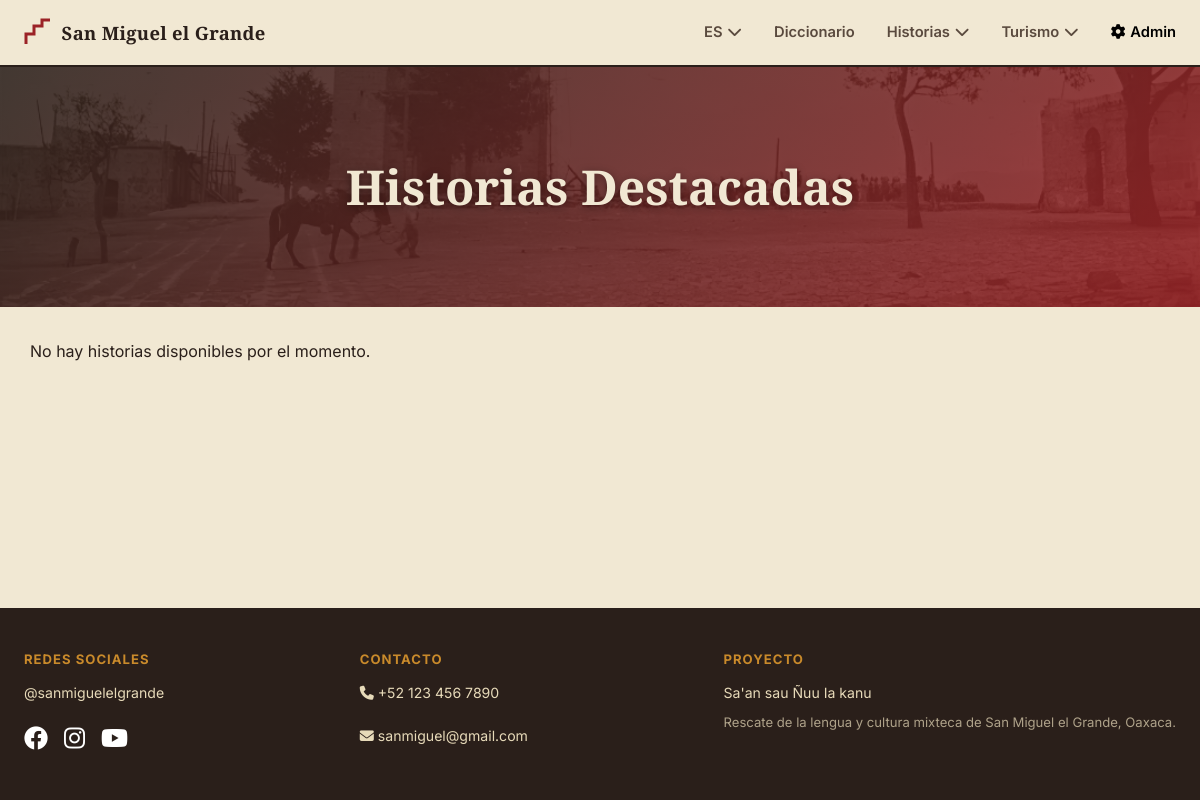
Page /historias on the earlier database version.
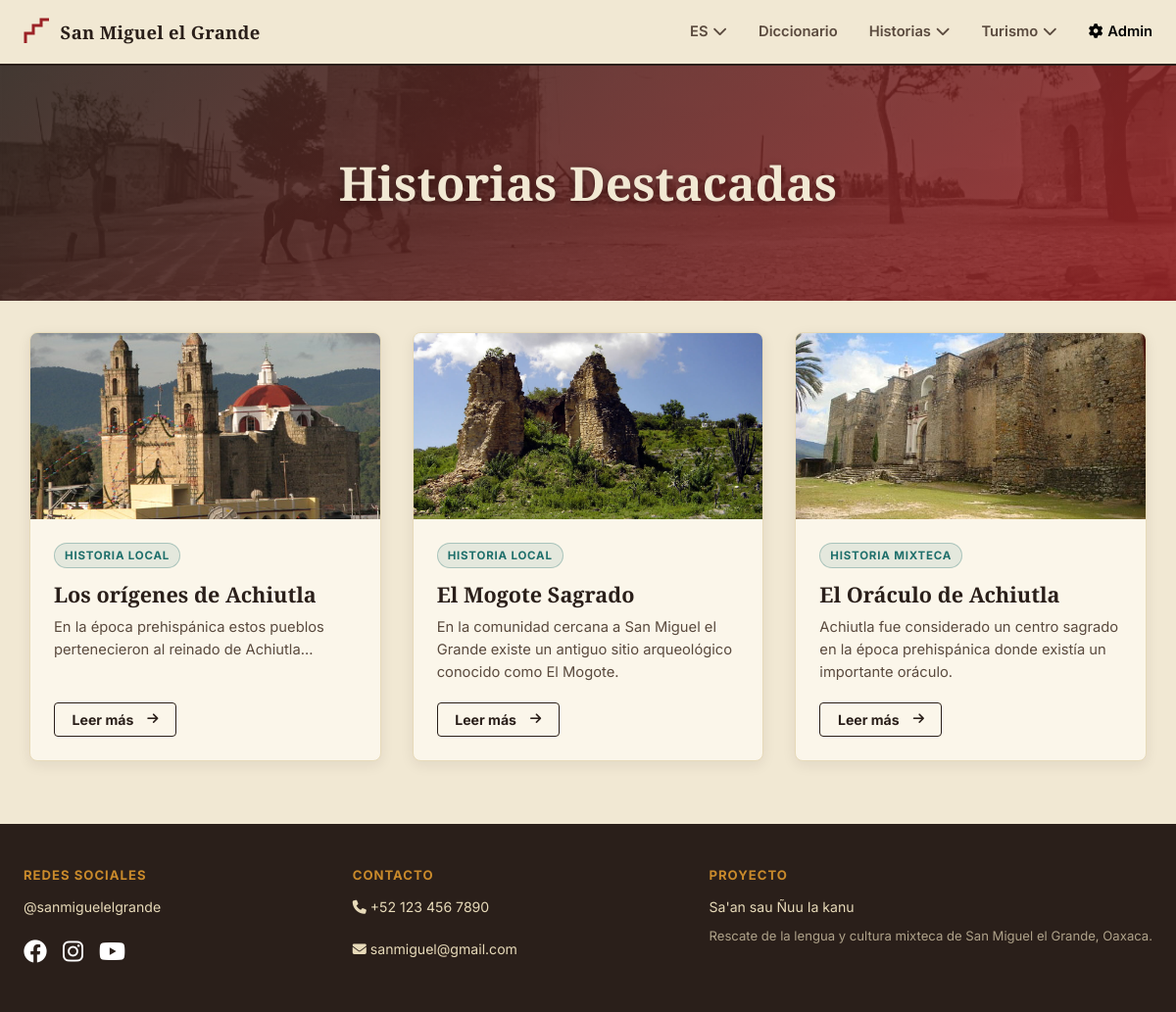
Same page on the later database version.
### tables this page shows
CREATE TABLE `historias` (
  `id` INT(11) NOT NULL AUTO_INCREMENT,
  `titulo` VARCHAR(255) NOT NULL,
  `tipo` ENUM('historia','leyenda','mito') NOT NULL DEFAULT 'historia',
  `resumen` VARCHAR(500) DEFAULT NULL,
  `contenido` TEXT NOT NULL,
  `etiqueta` VARCHAR(50) DEFAULT NULL,
  `creado_en` TIMESTAMP DEFAULT CURRENT_TIMESTAMP,
  PRIMARY KEY (`id`)
);

### app/controllers/HistoriasController.php (called while the page is built, shortened)
<?php
require_once 'app/models/HistoriasModel.php';
class HistoriasController {
    public function index() {
        global $basePath;
        $model = new HistoriasModel();
        $datos = $model->getHistoriasConImagenes();
        $historias = $datos['historias'];
        require_once 'app/views/layout/header.php';
        require_once 'app/views/Historias.php';
        require_once 'app/views/layout/footer.php';
    }
}
?>

### app/config/Database.php (called while the page is built, shortened)
<?php
class Database {
    private $host;
    private $port;
    private $db_name;
    private $username;
    private $password;
    public function __construct() {
        $envHost = getenv('DB_HOST');
        $envPort = getenv('DB_PORT');
        $envDb   = getenv('DB_NAME');
        $envUser = getenv('DB_USER');
        $envPass = getenv('DB_PASS');
        $this->host     = ($envHost !== false && $envHost !== '') ? $envHost : ($_ENV['DB_HOST'] ?? 'localhost');
        $this->port     = ($envPort !== false && $envPort !== '') ? (int)$envPort : (int)($_ENV['DB_PORT'] ?? 3306);
        $this->db_name  = ($envDb   !== false && $envDb   !== '') ? $envDb   : ($_ENV['DB_NAME'] ?? 'mixteco_db');
        $this->username = ($envUser !== false && $envUser !== '') ? $envUser : ($_ENV['DB_USER'] ?? 'root');
        $this->password = ($envPass !== false) ? $envPass : ($_ENV['DB_PASS'] ?? '');
    }
    public function getConnection() {
        $this->conn = null;
        try {
            $dsn = sprintf('mysql:host=%s;port=%d;dbname=%s;charset=utf8mb4', $this->host, $this->port, $this->db_name);
            $options = [
                PDO::ATTR_ERRMODE => PDO::ERRMODE_EXCEPTION,
                PDO::ATTR_DEFAULT_FETCH_MODE => PDO::FETCH_ASSOC,
                PDO::ATTR_EMULATE_PREPARES => false,
            ];
            $this->conn = new PDO($dsn, $this->username, $this->password, $options);
        } catch (PDOException $e) {
            exit("Error crítico de conexión a MySQL (" . htmlspecialchars($this->host) . ":" . $this->port . "): " . htmlspecialchars($e->getMessage()));
        }
        return $this->conn;
    }
}
?>

### app/models/historiasModel.php (called while the page is built)
<?php
require_once 'app/config/Database.php';
class HistoriasModel {
    private $db;
    public function __construct() {
        $database = new Database();
        $this->db = $database->getConnection();
    }
    public function getHistoriasConImagenes() {
        $sql = "SELECT h.*,
                       (SELECT url_imagen FROM historias_imagenes hi WHERE hi.historia_id = h.id LIMIT 1) as imagen_principal,
                       GROUP_CONCAT(hi2.url_imagen SEPARATOR '||') as galeria
                FROM historias h
                LEFT JOIN historias_imagenes hi2 ON h.id = hi2.historia_id
                GROUP BY h.id";
        $stmt = $this->db->prepare($sql);
        $stmt->execute();
        $resultados = $stmt->fetchAll(PDO::FETCH_OBJ);
        $historias = [];
        $leyendas = [];
        foreach ($resultados as $row) {
            $galeriaArray = $row->galeria ? explode('||', $row->galeria) : [];
            $item = [
                'id' => $row->id,
                'titulo' => $row->titulo,
                'tipo' => $row->tipo,
                'resumen' => $row->resumen,
                'contenido' => $row->contenido,
                'etiqueta' => $row->etiqueta,
                'imagen_principal' => $row->imagen_principal,
                'galeria' => $galeriaArray
            ];
            if ($row->tipo === 'historia') {
                $historias[] = $item;
            } else {
                $leyendas[] = $item;
            }
        }
        return [
            'historias' => $historias,
            'leyendas' => $leyendas
        ];
    }
}
?>

### app/views/Historias.php (the view, shortened to what this page needs)
<?php
$historias = isset($historias) ? $historias : [];
function esc_historia($value) {
    return htmlspecialchars($value ?? '', ENT_QUOTES, 'UTF-8');
}
function historia_img_url($url, $basePath = '') {
    if (strpos($url, '/public/') === 0) {
        return $basePath . $url;
    }
    return $url;
}
?>
<main class="historias-main">
    <header class="hero-historias">
        <h1 class="hero-title">Historias Destacadas</h1>
    </header>
    <div class="container container-historias">
        <div id="historias-container" class="historias-grid">
            <?php if (!empty($historias)): ?>
                <?php foreach ($historias as $item): ?>
                    <article class="historia-card" style="cursor: pointer;" onclick='abrirModal(<?= json_encode($item, JSON_HEX_APOS | JSON_HEX_QUOT) ?>)'>
                        <div class="historia-img-container">
                            <img src="<?= esc_historia(historia_img_url($item['imagen_principal'], $basePath)) ?>" alt="<?= esc_historia($item['titulo']) ?>">
                        </div>
                        <div class="historia-content">
                            <span class="historia-tag tag-historia"><?= esc_historia($item['etiqueta'] ?: 'Historia') ?></span>
                            <h3 class="historia-card-title"><?= esc_historia($item['titulo']) ?></h3>
                            <p class="historia-text"><?= esc_historia($item['resumen']) ?></p>
                            <button class="btn-ghost" type="button">
                                Leer más <i class="fas fa-arrow-right"></i>
                            </button>
                        </div>
                    </article>
                <?php endforeach; ?>
            <?php else: ?>
                <p>No hay historias disponibles por el momento.</p>
            <?php endif; ?>
        </div>
    </div>
</main>
<link rel="stylesheet" href="<?= $basePath ?>/public/css/historias.css">

### index.php (shortened to what this page needs)
<?php
$request = $_SERVER['REQUEST_URI'];
$scriptDir = rtrim(dirname($_SERVER['SCRIPT_NAME']), '/');
$basePath = ($scriptDir === '' || $scriptDir === '/') ? '' : $scriptDir;
if ($basePath !== '') {
    $path = parse_url(substr($request, strlen($basePath)), PHP_URL_PATH);
} else {
    $path = parse_url($request, PHP_URL_PATH);
}
if ($path == '' || $path == '/' || $path == '/index.php') {
    require_once 'app/controllers/HomeController.php';
    $controller = new HomeController();
    $controller->index();
} else if ($path == '/diccionario') {
    require_once 'app/controllers/DiccionarioController.php';
    $controller = new DiccionarioController();
    $controller->index();
} else if ($path == '/diccionario/buscar') {
    require_once 'app/controllers/DiccionarioController.php';
    $controller = new DiccionarioController();
    $controller->buscarAjax();
} else if ($path == '/historias') {
    require_once 'app/controllers/HistoriasController.php';
    $controller = new HistoriasController();
    $controller->index();
} else if ($path == '/leyendas') {
    require_once 'app/controllers/LeyendasController.php';
    $controller = new LeyendasController();
    $controller->index();
} else if ($path == '/gastronomia') {
    require_once 'app/controllers/GastronomiaController.php';
    $controller = new GastronomiaController();
    $controller->index();
} else if ($path == '/lugares') {
    require_once 'app/controllers/LugaresController.php';
    $controller = new LugaresController();
    $controller->index();
} else if ($path == '/historias/getDatosDinamicos') {
    require_once 'app/controllers/HistoriasController.php';
    $controller = new HistoriasController();
    $controller->getDatosDinamicos();
} else if ($path == '/admin' || strpos($path, '/admin/') === 0) {
    require_once 'app/controllers/AdminController.php';
    $controller = new AdminController();
    $controller->handle($path);
}
?>

### app/views/layout/header.php (shortened to what this page needs)
<!DOCTYPE html>
<html lang="es-MX" data-basepath="<?= $basePath ?>">
<head>
    <link rel="stylesheet" href="https://cdnjs.cloudflare.com/ajax/libs/font-awesome/6.4.0/css/all.min.css">
    <link rel="stylesheet" href="<?php echo $basePath ?>/public/css/style.css">
<link rel="stylesheet" href="<?php echo $basePath ?>/public/css/components.css">
<link rel="stylesheet" href="<?php echo $basePath ?>/public/css/animations.css">
</head>
<body>
    <header class="main-header glass-header">
        <div class="container navbar">
            <div class="logo">
                <svg class="logo-mark" viewBox="0 0 28 28" aria-hidden="true">
                  <path d="M2 26 L2 16 L10 16 L10 8 L18 8 L18 2 L26 2" fill="none" stroke="#9B2226" stroke-width="3"/>
                </svg>
                <a href="<?= $basePath ?: '/' ?>">San Miguel el Grande</a>
            </div>
            <nav class="nav-links" id="navLinks">
                <div class="dropdown">
                    <button class="dropbtn">ES <i class="fas fa-chevron-down"></i></button>
                </div>
                <a href="<?= $basePath ?>/diccionario">Diccionario</a>
                <div class="dropdown">
                    <button class="dropbtn">Historias <i class="fas fa-chevron-down"></i></button>
                </div>
                <div class="dropdown">
                    <button class="dropbtn">Turismo <i class="fas fa-chevron-down"></i></button>
                </div>
                <a href="<?= $basePath ?>/admin" class="user-icon" title="Panel de Administración" aria-label="Panel de Administración"><i class="fas fa-cog"></i> Admin</a>
            </nav>
        </div>
    </header>

### app/views/layout/footer.php (shortened to what this page needs)
    <footer class="main-footer">
        <div class="container footer-grid">
            <div class="footer-col">
                <h3>Redes sociales</h3>
                <p>@sanmiguelelgrande</p>
                <div class="social-icons">
                    <a href="#" aria-label="Facebook"><i class="fab fa-facebook"></i></a>
                    <a href="#" aria-label="Instagram"><i class="fab fa-instagram"></i></a>
                    <a href="#" aria-label="YouTube"><i class="fab fa-youtube"></i></a>
                </div>
            </div>
            <div class="footer-col">
                <h3>Contacto</h3>
                <div class="contact-info">
                    <p><i class="fas fa-phone"></i> +52 123 456 7890</p>
                    <p><i class="fas fa-envelope"></i> sanmiguel@gmail.com</p>
                </div>
            </div>
            <div class="footer-col">
                <h3>Proyecto</h3>
                <p>Sa'an sau Ñuu Ia kanu</p>
                <p style="margin-top:0.4rem;font-size:0.82rem;opacity:0.7;">Rescate de la lengua y cultura mixteca de San Miguel el Grande, Oaxaca.</p>
            </div>
        </div>
    </footer>
</body>
</html>

### public/css/style.css (style rules this page uses)
:root { --paper: #F1E8D3; --paper-dark: #E7DAB9; --ink: #2A1F1A; --ink-soft: #5A4A3E; --red: #9B2226; --red-dark: #6E1518; --turq: #1F6F6B; --turq-dark: #154D4A; --gold: #C98A2B; --card-bg: #FBF6EA; --bg-color: var(--paper); --text-main: var(--ink-soft); --text-blue: var(--turq); --header-blue: var(--red-dark); --footer-bg: var(--ink); --footer-text: var(--paper-dark); --font-family: 'Inter', sans-serif; --box-shadow: 0 4px 14px rgba(42,31,26,0.08); --shadow-soft: 0 4px 14px rgba(42,31,26,0.08); }
* { margin: 0; padding: 0; box-sizing: border-box; }
body { font-family: var(--font-family); background-color: var(--paper); color: var(--ink); display: flex; flex-direction: column; min-height: 100vh; line-height: 1.6; }
h1, h2, h3, h4 { font-family: 'Zilla Slab', serif; font-weight: 700; color: var(--ink); }
.container { max-width: 1200px; margin: 0 auto; padding: 0 1.5rem; }
.main-header { background: var(--paper); border-bottom: 2px solid var(--ink); box-shadow: none; padding: 1.1rem 0; position: sticky; top: 0; z-index: 100; transition: all 0.3s ease; }
.navbar { display: flex; justify-content: space-between; align-items: center; }
.logo { display: flex; align-items: center; gap: 0.6rem; }
.logo-mark { width: 28px; height: 28px; flex: none; }
.logo a { font-family: 'Zilla Slab', serif; font-size: 1.15rem; font-weight: 700; color: var(--ink); text-decoration: none; letter-spacing: 0.3px; }
.nav-links { display: flex; align-items: center; gap: 2rem; }
.nav-links a, .dropbtn { text-decoration: none; color: var(--ink-soft); font-weight: 600; font-size: 0.92rem; background: none; border: none; padding: 0; margin: 0; cursor: pointer; font-family: var(--font-family); display: flex; align-items: center; gap: 0.3rem; transition: color 0.2s; }
.user-icon { font-size: 1.5rem; color: #000 !important; }
.dropdown { position: relative; display: inline-block; }
.hero-title { font-family: 'Zilla Slab', serif; font-size: 3rem; line-height: 1.08; margin-bottom: 1rem; color: var(--ink); }
.btn-primary, .btn-ghost { font-family: 'Inter', sans-serif; font-weight: 700; font-size: 0.92rem; padding: 0.85rem 1.5rem; border-radius: 2px; text-decoration: none; display: inline-flex; align-items: center; gap: 0.5rem; transition: background 0.2s, color 0.2s; }
.btn-ghost { border: 2px solid var(--ink); color: var(--ink); }
.main-footer { background: var(--ink); color: var(--paper-dark); padding: 2.6rem 0; margin-top: auto; }
.footer-grid { display: flex; justify-content: space-between; flex-wrap: wrap; gap: 2rem; }
.footer-col h3 { font-family: 'Inter', sans-serif; color: var(--gold); font-size: 0.82rem; letter-spacing: 1px; text-transform: uppercase; margin-bottom: 0.7rem; }
.footer-col p { margin-bottom: 0.5rem; font-size: 0.88rem; color: var(--paper-dark); }
.social-icons { display: flex; gap: 1rem; font-size: 1.5rem; margin-top: 1rem; }
.social-icons a { color: #ffffff; transition: color 0.3s; }
.contact-info { display: flex; flex-direction: column; gap: 0.8rem; font-size: 0.9rem; }

### public/css/components.css (style rules this page uses)
.glass-header { backdrop-filter: blur(0px); transition: backdrop-filter 0.3s ease, background 0.3s ease; }

### public/css/animations.css (style rules this page uses)
.btn-primary, .btn-ghost, .quick-card, .word-card, .historia-card, .btn-cta { transition: transform 0.25s cubic-bezier(0.34, 1.56, 0.64, 1), box-shadow 0.25s ease, background-color 0.2s ease, border-color 0.2s ease, color 0.2s ease !important; }
.btn-primary i, .btn-ghost i, .btn-cta i { transition: transform 0.2s cubic-bezier(0.4, 0, 0.2, 1); }

Differences in the rows shown:
added historias: shows a picture, etiqueta "HISTORIA LOCAL", titulo "Los orígenes de Achiutla", resumen "En la época prehispánica estos pueblos pertenecieron al reinado de Achiutla..."
added historias: shows a picture, etiqueta "HISTORIA LOCAL", titulo "El Mogote Sagrado", resumen "En la comunidad cercana a San Miguel el Grande existe un antiguo sitio arqueológico conocido como El Mogote."
added historias: shows a picture, etiqueta "HISTORIA MIXTECA", titulo "El Oráculo de Achiutla", resumen "Achiutla fue considerado un centro sagrado en la época prehispánica donde existía un importante oráculo."
Other differences:
text no longer shown: "No hay historias disponibles por el momento."
